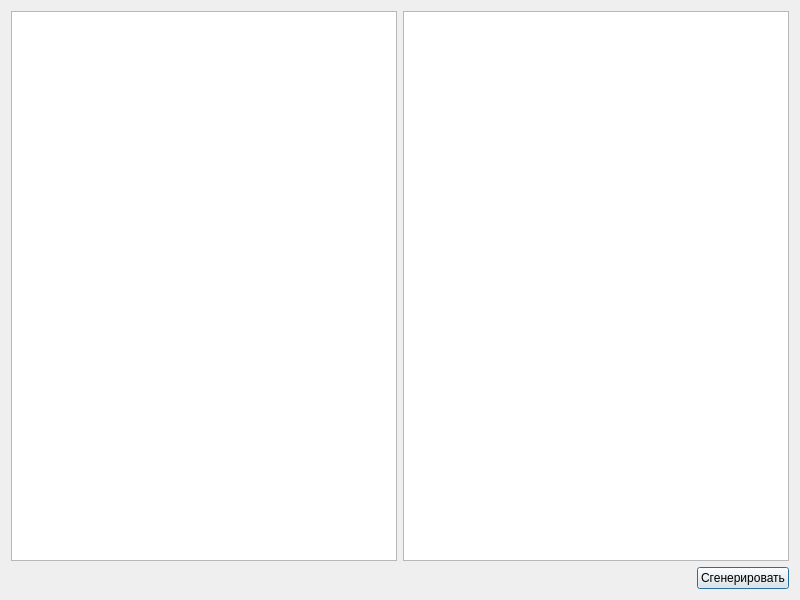
<?xml version="1.0" encoding="UTF-8"?>
<ui version="4.0">
 <class>Generate</class>
 <widget class="QDialog" name="Generate">
  <property name="geometry">
   <rect>
    <x>0</x>
    <y>0</y>
    <width>800</width>
    <height>600</height>
   </rect>
  </property>
  <property name="windowTitle">
   <string>Dialog</string>
  </property>
  <layout class="QVBoxLayout" name="verticalLayout">
   <item>
    <layout class="QHBoxLayout" name="horizontalLayout">
     <item>
      <widget class="QTextBrowser" name="textBrowserPrivateKey">
       <property name="font">
        <font>
         <family>Fira Code</family>
        </font>
       </property>
      </widget>
     </item>
     <item>
      <widget class="QTextBrowser" name="textBrowserPublicKey">
       <property name="font">
        <font>
         <family>Fira Code</family>
        </font>
       </property>
      </widget>
     </item>
    </layout>
   </item>
   <item>
    <layout class="QHBoxLayout" name="horizontalLayout_2">
     <item>
      <spacer name="horizontalSpacer">
       <property name="orientation">
        <enum>Qt::Horizontal</enum>
       </property>
       <property name="sizeHint" stdset="0">
        <size>
         <width>40</width>
         <height>20</height>
        </size>
       </property>
      </spacer>
     </item>
     <item>
      <widget class="QPushButton" name="pushButtonGenerateKeys">
       <property name="text">
        <string>Сгенерировать</string>
       </property>
      </widget>
     </item>
    </layout>
   </item>
  </layout>
 </widget>
 <resources/>
 <connections/>
</ui>
